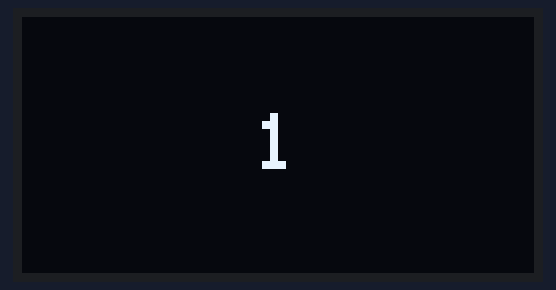
This sketch was run on a simulated ESP32. On the bench: 128×64 one-colour display.

Above: at 0.2 s.
At 6.0 s:
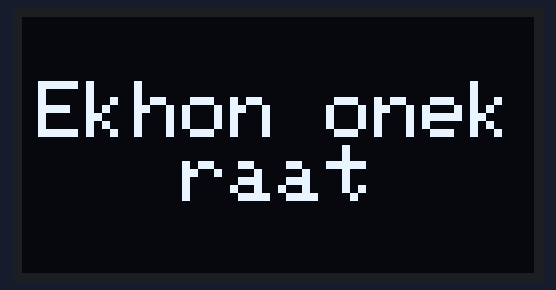
At 8.6 s:
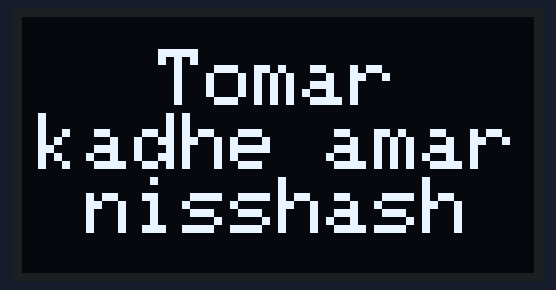
At 18.8 s:
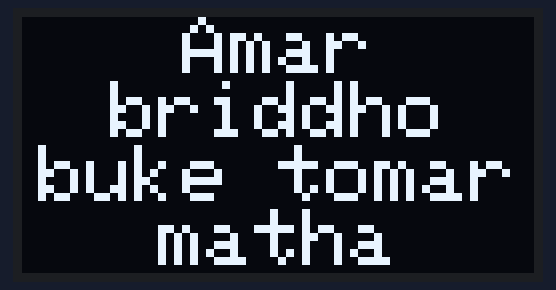
At 22.9 s:
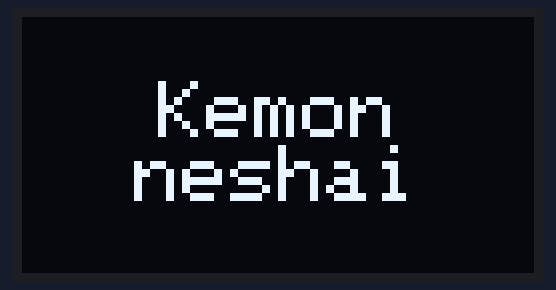
At 37.1 s:
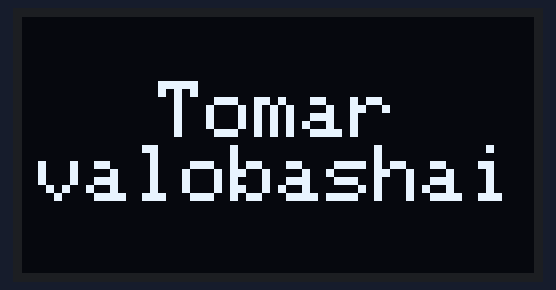

The sketch:

song_code_copy_20261013011936.ino
```cpp
// OLED Lyrics Display (SSD1306 128x64, I2C) - ESP32 / Arduino
// Libraries: Adafruit SSD1306 + Adafruit GFX
// ESP32 default I2C: SDA = GPIO21, SCL = GPIO22

#include <Wire.h>
#include <Adafruit_GFX.h>
#include <Adafruit_SSD1306.h>

#define SCREEN_W 128
#define SCREEN_H 64
#define OLED_ADDR 0x3C   // try 0x3D if blank

Adafruit_SSD1306 display(SCREEN_W, SCREEN_H, &Wire, -1);

struct Line {
  unsigned long startMs;
  const char* text;
};

// ---- PUT YOUR LYRICS + TIMING HERE ----
Line lyrics[] = {
  {0,     "1" },
  {2000,  "2" },
  {4000,  "3" },
  {5000,  "Ekhon onek raat" },
  {7000,  "Tomar kadhe amar nisshash" },

  {9600,  "Ami beche achi" },
  {11000, "Tomar valobashai" },
  {15000, "Chuye dile haat" },
  {17000, "Amar briddho buke tomar matha" },
  {20000, "Chepe dhore tolchi" },
  {22000,  "Kemon neshai" }
};
const int TOTAL = sizeof(lyrics) / sizeof(lyrics[0]);

const int  TEXT_SIZE  = 2;
const bool TYPEWRITER = true;
const int  TYPE_DELAY = 40;   // ms per character
const bool LOOP       = true;

const int CHAR_W    = 6 * TEXT_SIZE;               // 12 px
const int ROW_H     = 8 * TEXT_SIZE;               // 16 px
const int MAX_CHARS = SCREEN_W / CHAR_W;           // 10 chars per row
const int MAX_ROWS  = SCREEN_H / ROW_H;            // 4 rows fit

String rowsBuf[8];
int rowCount = 0;

unsigned long t0;
int current = -1;

void pushRow(const String& r) {
  if (rowCount < 8) rowsBuf[rowCount++] = r;
}

// Word-wrap text into rowsBuf (max MAX_CHARS per row)
void wrapText(const char* txt) {
  rowCount = 0;
  String s = String(txt);
  String cur = "";
  int i = 0;

  while (i < (int)s.length()) {
    int sp = s.indexOf(' ', i);
    if (sp == -1) sp = s.length();
    String word = s.substring(i, sp);
    i = sp + 1;

    // very long word: split it
    while ((int)word.length() > MAX_CHARS) {
      if (cur.length()) { pushRow(cur); cur = ""; }
      pushRow(word.substring(0, MAX_CHARS));
      word = word.substring(MAX_CHARS);
    }

    if (cur.length() == 0) cur = word;
    else if ((int)(cur.length() + 1 + word.length()) <= MAX_CHARS) cur += " " + word;
    else { pushRow(cur); cur = word; }
  }
  if (cur.length()) pushRow(cur);
}

void drawWrapped(int visibleChars) {
  display.clearDisplay();
  display.setTextSize(TEXT_SIZE);
  display.setTextColor(SSD1306_WHITE);

  int rows = min(rowCount, MAX_ROWS);
  int y = (SCREEN_H - rows * ROW_H) / 2;

  int shown = 0;
  for (int r = 0; r < rows; r++) {
    String row = rowsBuf[r];
    int allow = visibleChars - shown;
    if (allow < 0) allow = 0;
    String part = row.substring(0, min((int)row.length(), allow));

    int w = row.length() * CHAR_W;               // center using full row width
    display.setCursor((SCREEN_W - w) / 2, y + r * ROW_H);
    display.print(part);

    shown += row.length();
  }
  display.display();
}

void showLine(const char* txt) {
  wrapText(txt);

  int total = 0;
  for (int r = 0; r < min(rowCount, MAX_ROWS); r++) total += rowsBuf[r].length();

  if (!TYPEWRITER) { drawWrapped(total); return; }
  for (int i = 0; i <= total; i++) {
    drawWrapped(i);
    delay(TYPE_DELAY);
  }
}

void setup() {
  Wire.begin();
  if (!display.begin(SSD1306_SWITCHCAPVCC, OLED_ADDR)) {
    for (;;);  // display not found
  }
  display.ssd1306_command(SSD1306_SETCONTRAST);
display.ssd1306_command(0xFF);   // max brightness
  display.clearDisplay();
  display.display();
  t0 = millis();
}

void loop() {
  unsigned long now = millis() - t0;

  for (int i = TOTAL - 1; i >= 0; i--) {
    if (now >= lyrics[i].startMs) {
      if (i != current) {
        current = i;
        showLine(lyrics[i].text);
      }
      break;
    }
  }

  if (LOOP && now > lyrics[TOTAL - 1].startMs + 3000) {
    t0 = millis();
    current = -1;
  }
}
```

Measured:
- what the display in image 0 shows lasts 2.0 s, from 0.1 s to 2.1 s
- what the display in image 1 shows lasts 1.1 s, from 6.0 s to 7.1 s
- what the display in image 3 shows lasts 1.3 s, from 18.8 s to 20.1 s
- what the display in image 4 shows lasts 2.3 s, from 22.8 s to 25.1 s
